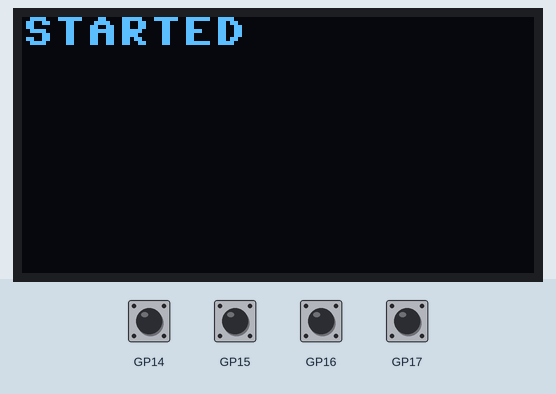
Recording of a program running on a simulated Raspberry Pi Pico running MicroPython. On the bench: 128×64 one-colour display. The inputs (shaded band) are chosen by the test bench; at power-on: GP14–17 HIGH. Library files of the repository ran but are not shown: ssd1306.py.

Above: at 1.3 s.
1.4 s: GP14 pulled LOW for 0.15 s
At 2.1 s:
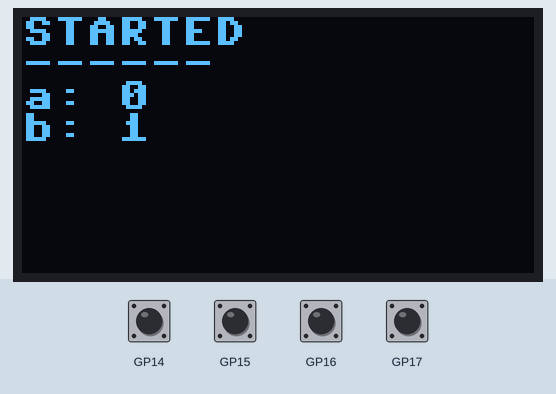
3.0 s: GP16 pulled LOW for 0.15 s
At 4.2 s:
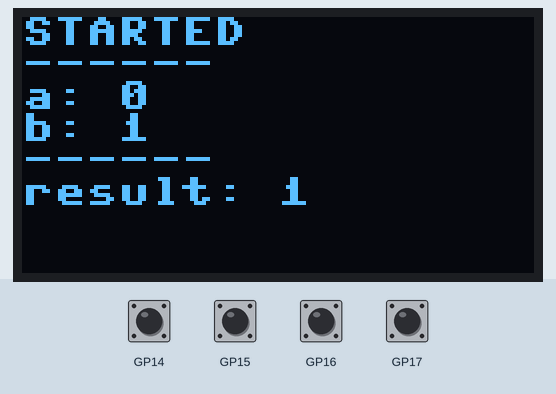
4.6 s: GP15 pulled LOW for 0.15 s
At 5.8 s:
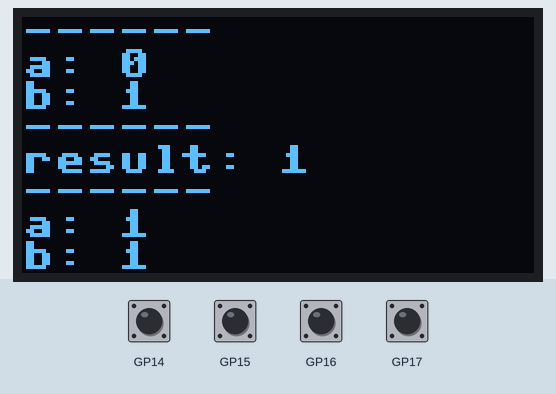
6.2 s: GP14 pulled LOW for 1 s
At 7.1 s:
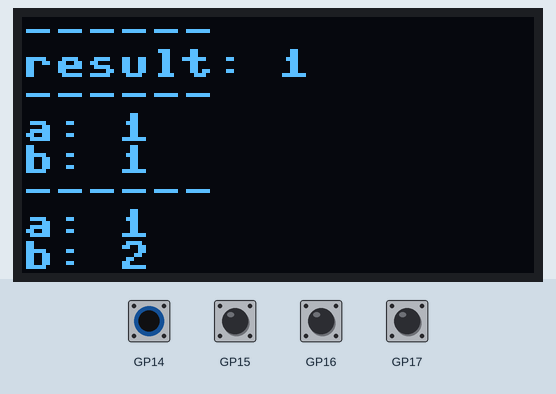
8.7 s: GP15 pulled LOW for 1 s
At 10.2 s:
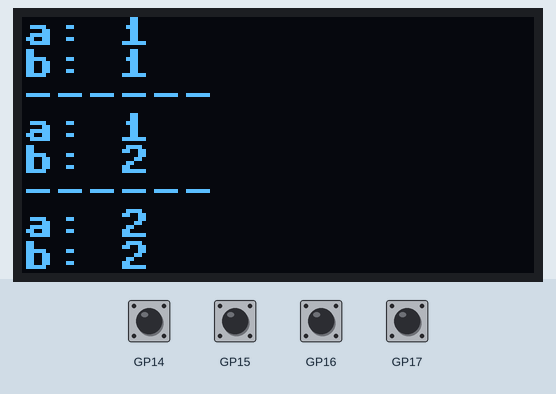
11.2 s: GP16 pulled LOW for 1 s
At 11.7 s:
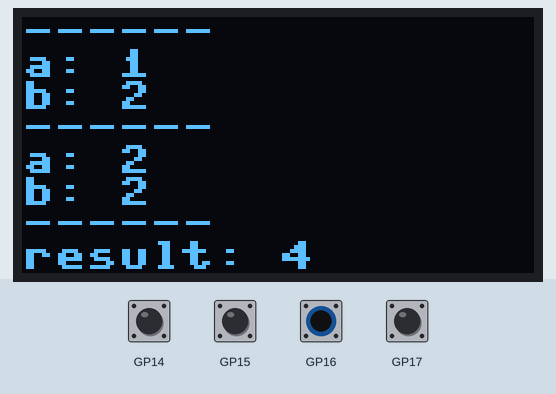
Timing chart, 0 to 14.2 s (numbered marks = the images above; inputs shaded):
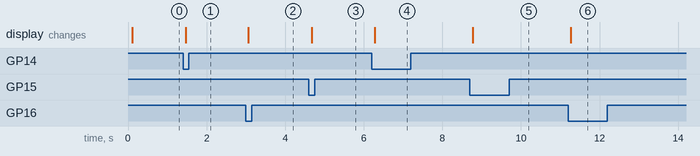

Measured:
- after the input at 1.4 s, the display: first differs from a run without the input after 0.07 s (image 1)
- after the input at 3.0 s, the display: changes after 0.06 s (image 2)
- after the input at 4.6 s, the display: first differs from a run without the input after 0.07 s (image 3)
- after the input at 6.2 s, the display: first differs from a run without the input after 0.08 s (image 4)
- after the input at 8.7 s, the display: first differs from a run without the input after 0.08 s (image 5)
- after the input at 11.2 s, the display: changes after 0.07 s (image 6)

The program:

main.py
```python
# main.py
# Display text, rectangle, and scrolling message on SSD1306 OLED (128x64) using I2C
from machine import Pin, I2C
from lib import TerminalDisplay, Button
import time

i2c = I2C(0, scl=Pin(1), sda=Pin(0), freq=400000)
display = TerminalDisplay(width=128, height=64, i2c=i2c, addr=0x3C)

# Initialize button on GP15
button1 = Button(pin_number=15, debounce_ms=50, active_low=True)
button2 = Button(pin_number=14, debounce_ms=50, active_low=True)
button3 = Button(pin_number=16, debounce_ms=50, active_low=True)
button4 = Button(pin_number=17, debounce_ms=50, active_low=True)


display.clear()
display.write("STARTED")
a = 0
b = 0

pressed1 = False
while True:
    if button1.pressed():
        a += 1
        display.write("------")
        display.write("a: "+str(a))
        display.write("b: "+str(b))
        while button1.pressed():
            continue
    if button2.pressed():
        b += 1
        display.write("------")
        display.write("a: "+str(a))
        display.write("b: "+str(b))
        while button2.pressed():
            continue
    if button3.pressed():
        display.write("------")
        display.write("result: "+str(a + b))
        while button3.pressed():
            continue
```

lib.py
```python
from ssd1306 import SSD1306_I2C
from machine import Pin
import time

class TerminalDisplay:
    def __init__(self, width=128, height=64, i2c=None, addr=0x3C):
        """Initialize the SSD1306 display with I2C."""
        self.width = width
        self.height = height
        self.i2c = i2c
        self.addr = addr
        self.oled = SSD1306_I2C(width, height, i2c, addr=addr)
        self.char_width = 8  # Default font: 8 pixels wide
        self.char_height = 8  # Default font: 8 pixels tall
        self.cols = width // self.char_width  # e.g., 128/8 = 16 chars
        self.rows = height // self.char_height  # e.g., 64/8 = 8 rows
        self.lines = [""] * self.rows  # Buffer for current lines
        self.current_row = 0  # Tracks next free row
        self.clear()

    def clear(self):
        """Clear the screen and reset the line buffer."""
        self.oled.fill(0)
        self.oled.show()
        self.lines = [""] * self.rows
        self.current_row = 0

    def _split_into_lines(self, message, linewrap):
        """Split message into lines, respecting linewrap and column limits."""
        if not linewrap:
            # Truncate to fit one line
            return [message[:self.cols]]

        words = message.split()
        lines = []
        current_line = ""

        for word in words:
            if len(current_line) + len(word) + (1 if current_line else 0) <= self.cols:
                # Add word to current line
                current_line += (" " if current_line else "") + word
            else:
                # Start new line
                lines.append(current_line)
                current_line = word
        if current_line:
            lines.append(current_line)

        # Split long single words
        final_lines = []
        for line in lines:
            while len(line) > self.cols:
                final_lines.append(line[:self.cols])
                line = line[self.cols:]
            if line:
                final_lines.append(line)

        return final_lines

    def write(self, message, linewrap=True):
        """Write message to the screen, stacking lines and scrolling if needed."""
        lines = self._split_into_lines(message, linewrap)

        for line in lines:
            if self.current_row >= self.rows:
                # Scroll: shift lines up
                self.lines.pop(0)
                self.lines.append("")
                self.current_row -= 1
                # Redraw all lines
                self.oled.fill(0)
                for i, text in enumerate(self.lines):
                    if text:
                        self.oled.text(text, 0, i * self.char_height)

            # Add new line
            self.lines[self.current_row] = line
            self.oled.text(line, 0, self.current_row * self.char_height)
            self.current_row += 1

        self.oled.show()

class Button:
    def __init__(self, pin_number, debounce_ms=50, active_low=True):
        """Initialize button on specified GPIO pin with debouncing."""
        self.pin = Pin(pin_number, Pin.IN, Pin.PULL_UP if active_low else None)
        self.debounce_ms = debounce_ms
        self.active_low = active_low
        self.last_state = self._read_pin()
        self.last_debounce_time = time.ticks_ms()

    def _read_pin(self):
        """Read raw pin state (inverted for active-low)."""
        return not self.pin.value() if self.active_low else self.pin.value()

    def pressed(self):
        """Return True if button is pressed, False otherwise, with debouncing."""
        current_state = self._read_pin()
        current_time = time.ticks_ms()

        # Check if enough time has passed for debouncing
        if time.ticks_diff(current_time, self.last_debounce_time) >= self.debounce_ms:
            if current_state != self.last_state:
                self.last_debounce_time = current_time
                self.last_state = current_state
            return current_state
        return self.last_state
```
